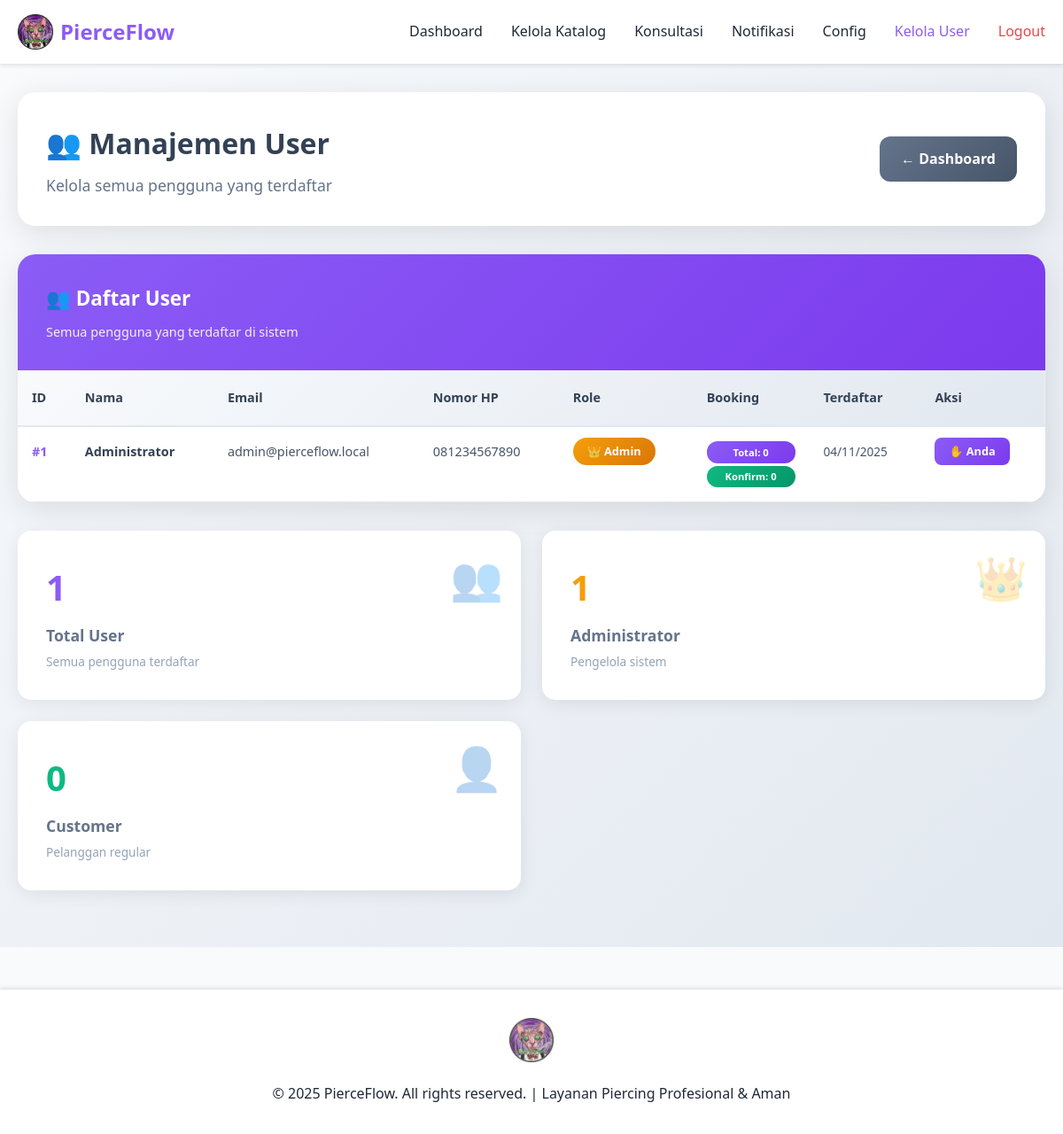
The page /manage_users.php (signed in) on the database its author committed.
### tables this page shows
CREATE TABLE IF NOT EXISTS users (
    id INT AUTO_INCREMENT PRIMARY KEY,
    name VARCHAR(100) NOT NULL,
    email VARCHAR(100) UNIQUE NOT NULL,
    phone VARCHAR(20) NOT NULL,
    password VARCHAR(255) NOT NULL,
    role ENUM('user', 'admin') DEFAULT 'user',
    created_at TIMESTAMP DEFAULT CURRENT_TIMESTAMP
);

### manage_users.php (the view, shortened to what this page needs)
<?php
require_once 'includes/header.php';
$users_query = "SELECT u.*, COUNT(b.id) as total_bookings,
                SUM(CASE WHEN b.status = 'confirmed' THEN 1 ELSE 0 END) as confirmed_bookings
                FROM users u
                LEFT JOIN bookings b ON u.id = b.user_id
                GROUP BY u.id
                ORDER BY u.role DESC, u.created_at DESC";
$users_result = $conn->query($users_query);
?>
<div style="min-height: 100vh; background: linear-gradient(135deg, #f8fafc 0%, #e2e8f0 100%); padding: 2rem 0;">
    <div class="container">
        <div style="background: white; border-radius: 20px; padding: 2rem; margin-bottom: 2rem; box-shadow: 0 8px 32px rgba(0,0,0,0.1);">
            <div style="display: flex; justify-content: space-between; align-items: center; flex-wrap: wrap; gap: 1rem;">
                <div>
                    <h1 style="margin: 0; font-size: 2rem; font-weight: 700; color: #334155; display: flex; align-items: center; gap: 0.5rem;">
                        👥 Manajemen User
                    </h1>
                    <p style="margin: 0.5rem 0 0 0; color: #64748b; font-size: 1.1rem;">Kelola semua pengguna yang terdaftar</p>
                </div>
                <a href="admin.php" style="
                    background: linear-gradient(135deg, #64748b, #475569);
                    color: white;
                    text-decoration: none;
                    padding: 0.8rem 1.5rem;
                    border-radius: 12px;
                    font-weight: 600;
                    transition: transform 0.2s ease;
                    display: flex;
                    align-items: center;
                    gap: 0.5rem;
                " onmouseover="this.style.transform='scale(1.05)'" onmouseout="this.style.transform='scale(1)'">
                    ← Dashboard
                </a>
            </div>
        </div>
        <div style="background: white; border-radius: 20px; box-shadow: 0 8px 32px rgba(0,0,0,0.1); overflow: hidden; margin-bottom: 2rem;">
            <div style="background: linear-gradient(135deg, #8b5cf6 0%, #7c3aed 100%); padding: 2rem; color: white;">
                <h2 style="margin: 0; font-size: 1.4rem; font-weight: 700; display: flex; align-items: center; gap: 0.5rem;">
                    👥 Daftar User
                </h2>
                <p style="margin: 0.5rem 0 0 0; opacity: 0.9; font-size: 0.9rem;">Semua pengguna yang terdaftar di sistem</p>
            </div>
            <div style="padding: 0;">
                <?php if ($users_result && $users_result->num_rows > 0): ?>
                    <div style="overflow-x: auto;">
                        <table style="width: 100%; border-collapse: collapse; font-size: 0.9rem;">
                            <thead>
                                <tr style="background: linear-gradient(135deg, #f8fafc 0%, #e2e8f0 100%);">
                                    <th style="padding: 1.2rem 1rem; text-align: left; font-weight: 600; color: #334155; border-bottom: 2px solid #e2e8f0;">ID</th>
                                    <th style="padding: 1.2rem 1rem; text-align: left; font-weight: 600; color: #334155; border-bottom: 2px solid #e2e8f0;">Nama</th>
                                    <th style="padding: 1.2rem 1rem; text-align: left; font-weight: 600; color: #334155; border-bottom: 2px solid #e2e8f0;">Email</th>
                                    <th style="padding: 1.2rem 1rem; text-align: left; font-weight: 600; color: #334155; border-bottom: 2px solid #e2e8f0;">Nomor HP</th>
                                    <th style="padding: 1.2rem 1rem; text-align: left; font-weight: 600; color: #334155; border-bottom: 2px solid #e2e8f0;">Role</th>
                                    <th style="padding: 1.2rem 1rem; text-align: left; font-weight: 600; color: #334155; border-bottom: 2px solid #e2e8f0;">Booking</th>
                                    <th style="padding: 1.2rem 1rem; text-align: left; font-weight: 600; color: #334155; border-bottom: 2px solid #e2e8f0;">Terdaftar</th>
                                    <th style="padding: 1.2rem 1rem; text-align: left; font-weight: 600; color: #334155; border-bottom: 2px solid #e2e8f0;">Aksi</th>
                                </tr>
                            </thead>
                            <tbody>
                                <?php while ($user = $users_result->fetch_assoc()): ?>
                                    <tr style="
                                        border-bottom: 1px solid #f1f5f9;
                                        transition: all 0.3s ease;
                                    " onmouseover="this.style.background='#f8fafc'" onmouseout="this.style.background='white'">
                                        <td style="padding: 1rem; font-weight: 600; color: #8b5cf6;">#<?= $user['id'] ?></td>
                                        <td style="padding: 1rem; font-weight: 600; color: #334155;"><?= htmlspecialchars($user['name']) ?></td>
                                        <td style="padding: 1rem; color: #475569;"><?= htmlspecialchars($user['email']) ?></td>
                                        <td style="padding: 1rem; color: #475569;"><?= htmlspecialchars($user['phone']) ?></td>
                                        <td style="padding: 1rem;">
                                            <span style="
                                                background: <?= $user['role'] == 'admin' ? 'linear-gradient(135deg, #f59e0b, #d97706)' : 'linear-gradient(135deg, #10b981, #059669)' ?>;
                                                color: white;
                                                padding: 0.4rem 1rem;
                                                border-radius: 20px;
                                                font-size: 0.8rem;
                                                font-weight: 600;
                                            ">
                                                <?= $user['role'] == 'admin' ? '👑 Admin' : '👤 User' ?>
                                            </span>
                                        </td>
                                        <td style="padding: 1rem;">
                                            <div style="display: flex; flex-direction: column; gap: 0.2rem;">
                                                <span style="
                                                    background: linear-gradient(135deg, #8b5cf6, #7c3aed);
                                                    color: white;
                                                    padding: 0.2rem 0.6rem;
                                                    border-radius: 12px;
                                                    font-size: 0.7rem;
                                                    font-weight: 600;
                                                    text-align: center;
                                                ">
                                                    Total: <?= $user['total_bookings'] ?>
                                                </span>
                                                <span style="
                                                    background: linear-gradient(135deg, #10b981, #059669);
                                                    color: white;
                                                    padding: 0.2rem 0.6rem;
                                                    border-radius: 12px;
                                                    font-size: 0.7rem;
                                                    font-weight: 600;
                                                    text-align: center;
                                                ">
                                                    Konfirm: <?= $user['confirmed_bookings'] ?>
                                                </span>
                                            </div>
                                        </td>
                                        <td style="padding: 1rem; color: #475569; font-size: 0.85rem;"><?= date('d/m/Y', strtotime($user['created_at'])) ?></td>
                                        <td style="padding: 1rem;">
                                            <?php if ($user['id'] == $_SESSION['user_id']): ?>
                                                <span style="
                                                    background: linear-gradient(135deg, #8b5cf6, #7c3aed);
                                                    color: white;
                                                    padding: 0.4rem 1rem;
                                                    border-radius: 8px;
                                                    font-size: 0.8rem;
                                                    font-weight: 600;
                                                ">
                                                    ✋ Anda
                                                </span>
                                            <?php endif; ?>
                                        </td>
                                    </tr>
                                <?php endwhile; ?>
                            </tbody>
                        </table>
                    </div>
                <?php endif; ?>
            </div>
        </div>
        <div style="display: grid; grid-template-columns: repeat(auto-fit, minmax(250px, 1fr)); gap: 1.5rem; margin-bottom: 2rem;">
            <?php
            $stats = $conn->query("SELECT
                COUNT(*) as total_users,
                COUNT(CASE WHEN role = 'admin' THEN 1 END) as total_admins,
                COUNT(CASE WHEN role = 'user' THEN 1 END) as total_customers
                FROM users")->fetch_assoc();
            ?>
            <div style="background: white; border-radius: 15px; padding: 2rem; box-shadow: 0 4px 20px rgba(0,0,0,0.08); position: relative; overflow: hidden;">
                <div style="position: absolute; top: 15px; right: 20px; font-size: 3rem; opacity: 0.3;">👥</div>
                <div style="font-size: 2.5rem; font-weight: bold; color: #8b5cf6; margin-bottom: 0.5rem;"><?= $stats['total_users'] ?></div>
                <div style="color: #64748b; font-weight: 600; font-size: 1.1rem;">Total User</div>
                <div style="font-size: 0.85rem; color: #94a3b8; margin-top: 0.3rem;">Semua pengguna terdaftar</div>
            </div>
            <div style="background: white; border-radius: 15px; padding: 2rem; box-shadow: 0 4px 20px rgba(0,0,0,0.08); position: relative; overflow: hidden;">
                <div style="position: absolute; top: 15px; right: 20px; font-size: 3rem; opacity: 0.3;">👑</div>
                <div style="font-size: 2.5rem; font-weight: bold; color: #f59e0b; margin-bottom: 0.5rem;"><?= $stats['total_admins'] ?></div>
                <div style="color: #64748b; font-weight: 600; font-size: 1.1rem;">Administrator</div>
                <div style="font-size: 0.85rem; color: #94a3b8; margin-top: 0.3rem;">Pengelola sistem</div>
            </div>
            <div style="background: white; border-radius: 15px; padding: 2rem; box-shadow: 0 4px 20px rgba(0,0,0,0.08); position: relative; overflow: hidden;">
                <div style="position: absolute; top: 15px; right: 20px; font-size: 3rem; opacity: 0.3;">👤</div>
                <div style="font-size: 2.5rem; font-weight: bold; color: #10b981; margin-bottom: 0.5rem;"><?= $stats['total_customers'] ?></div>
                <div style="color: #64748b; font-weight: 600; font-size: 1.1rem;">Customer</div>
                <div style="font-size: 0.85rem; color: #94a3b8; margin-top: 0.3rem;">Pelanggan regular</div>
            </div>
        </div>
    </div>
</div>
<?php require_once 'includes/footer.php'; ?>

### assets/style.css (style rules this page uses)
* { margin: 0; padding: 0; box-sizing: border-box; }
:root { --primary-color: #8b5cf6; --primary-dark: #7c3aed; --secondary-color: #6366f1; --success-color: #10b981; --danger-color: #ef4444; --warning-color: #f59e0b; --bg-color: #f9fafb; --text-color: #1f2937; --text-light: #6b7280; --border-color: #e5e7eb; --white: #ffffff; }
body { font-family: 'Segoe UI', Tahoma, Geneva, Verdana, sans-serif; line-height: 1.6; color: var(--text-color); background-color: var(--bg-color); margin: 0; padding: 0; }
* { vertical-align: baseline; }
html, body { margin: 0; padding: 0; border: 0; }
main > div { font-size: 16px; line-height: 1.6; }
.container { max-width: 1200px; margin: 0 auto; padding: 0 20px; }
table { width: 100%; border-collapse: collapse; }
thead { background-color: var(--primary-color); color: var(--white); }
th, td { padding: 1rem; text-align: left; border-bottom: 1px solid var(--border-color); }
@media (min-width: 769px) and (max-width: 1200px) { [style*="grid-template-columns: repeat(auto-fit"] { grid-template-columns: repeat(2, 1fr) !important; } }
html { scroll-behavior: smooth; }

### rows shown on the page
users: id "1", name "Administrator", email "admin@pierceflow.local", phone "081234567890", role "👑 Admin", total_bookings "0", confirmed_bookings "0", created_at "04/11/2025", shows "✋ Anda"

### other values the page prints
$stats['total_users'] "1"
$stats['total_admins'] "1"
$stats['total_customers'] "0"
